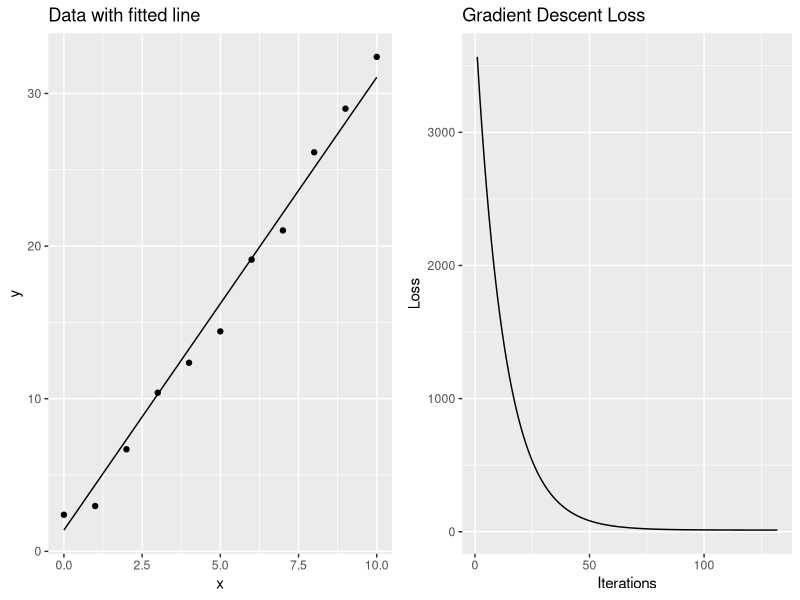

Source code (R):
## ---- chunk 1
knitr::opts_chunk$set(echo = TRUE)
library(ggplot2)
library(gridExtra)
## ---- chunk 2
gd <- function(x, y, step = .0001) {
  e <- rep(1, length(x))
  xe <- matrix(c(x, e), ncol = 2)
  y <- matrix(y, ncol = 1)
  wts <- matrix(c(0, 1), ncol = 1)
  loss <- 1
  losses <- c()
  er <- 1
  while (er > .01) {
    p <- y - xe %*% wts
    nloss <- sum(p^2)
    er <- abs(loss - nloss)
    loss <- nloss
    losses <- append(losses, loss)
    grad <- t(xe) %*% p
    wts <- wts + step * grad
  }
  return(list(wts, losses))
}
## ---- chunk 3
x <- seq(0, 10)
y <- 3 * x + 1 + rnorm(10)
descent <- gd(x, y)
# why two brackets?  Because descent[1] is a one element vector whose entry is the weights; descent[[1]] are the actual weights.
# similarly for the losses
wts <- descent[[1]]
losses <- descent[[2]]
q <- ggplot() +
  geom_point(aes(x = x, y = y)) +
  geom_line(aes(x = x, y = wts[1, 1] * x + wts[2, 1])) +
  ggtitle("Data with fitted line")
p <- ggplot() +
  geom_line(aes(x = seq(length(losses)), y = losses)) +
  xlab("Iterations") +
  ylab("Loss") +
  ggtitle("Gradient Descent Loss")
grid.arrange(q, p, nrow = 1)
